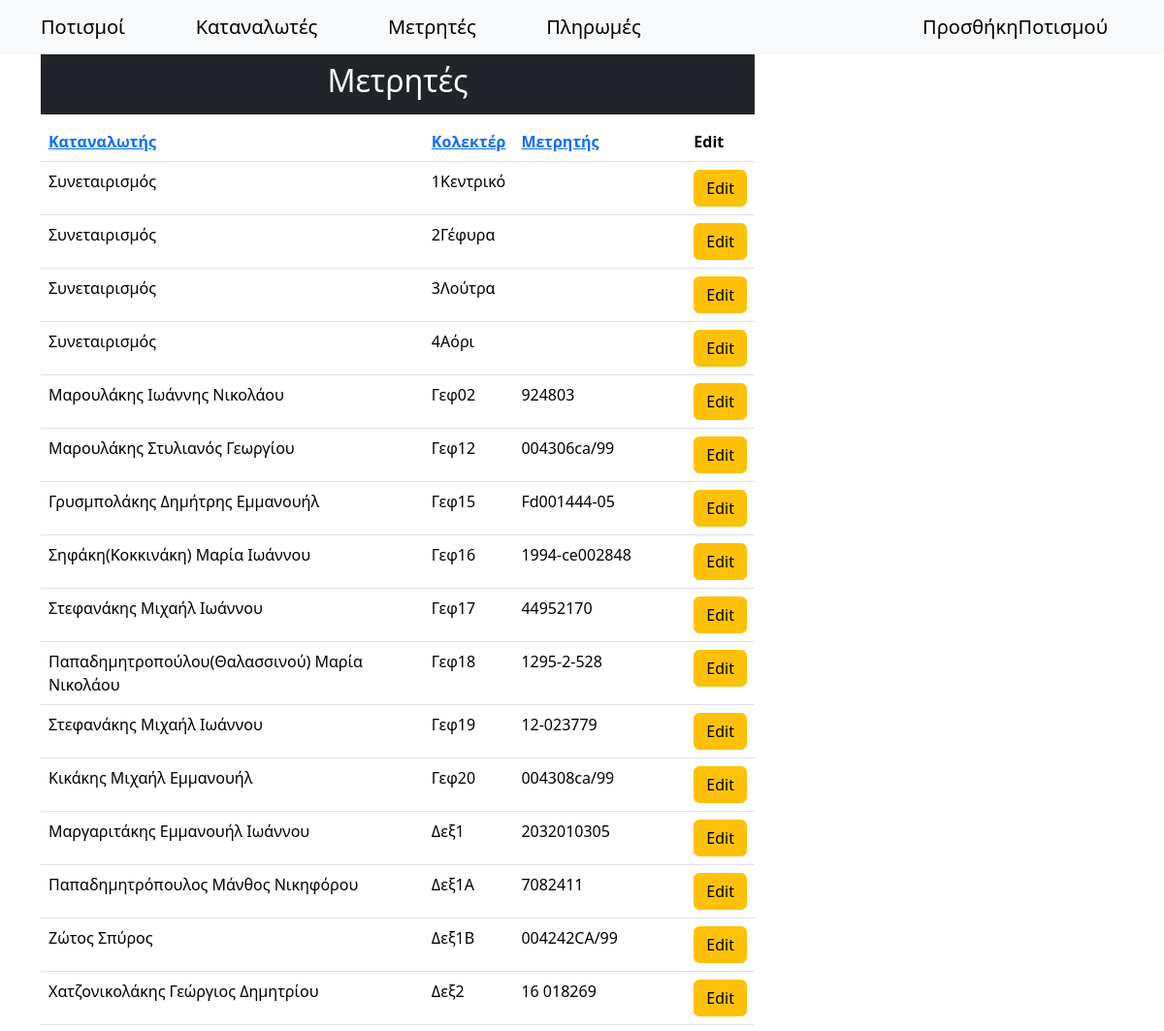
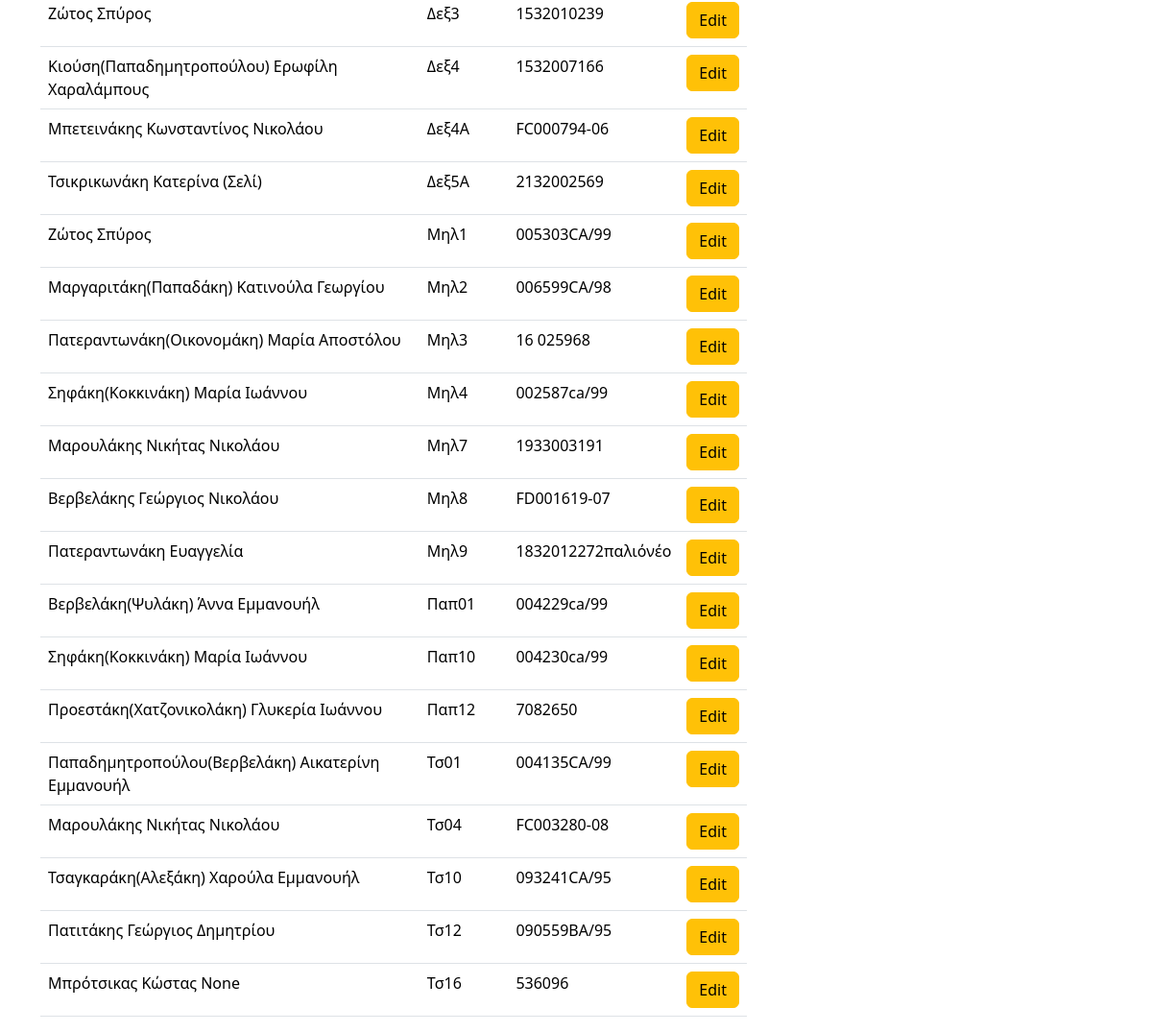
Page /counters/ on the earlier database version (2 pictures, top to bottom).
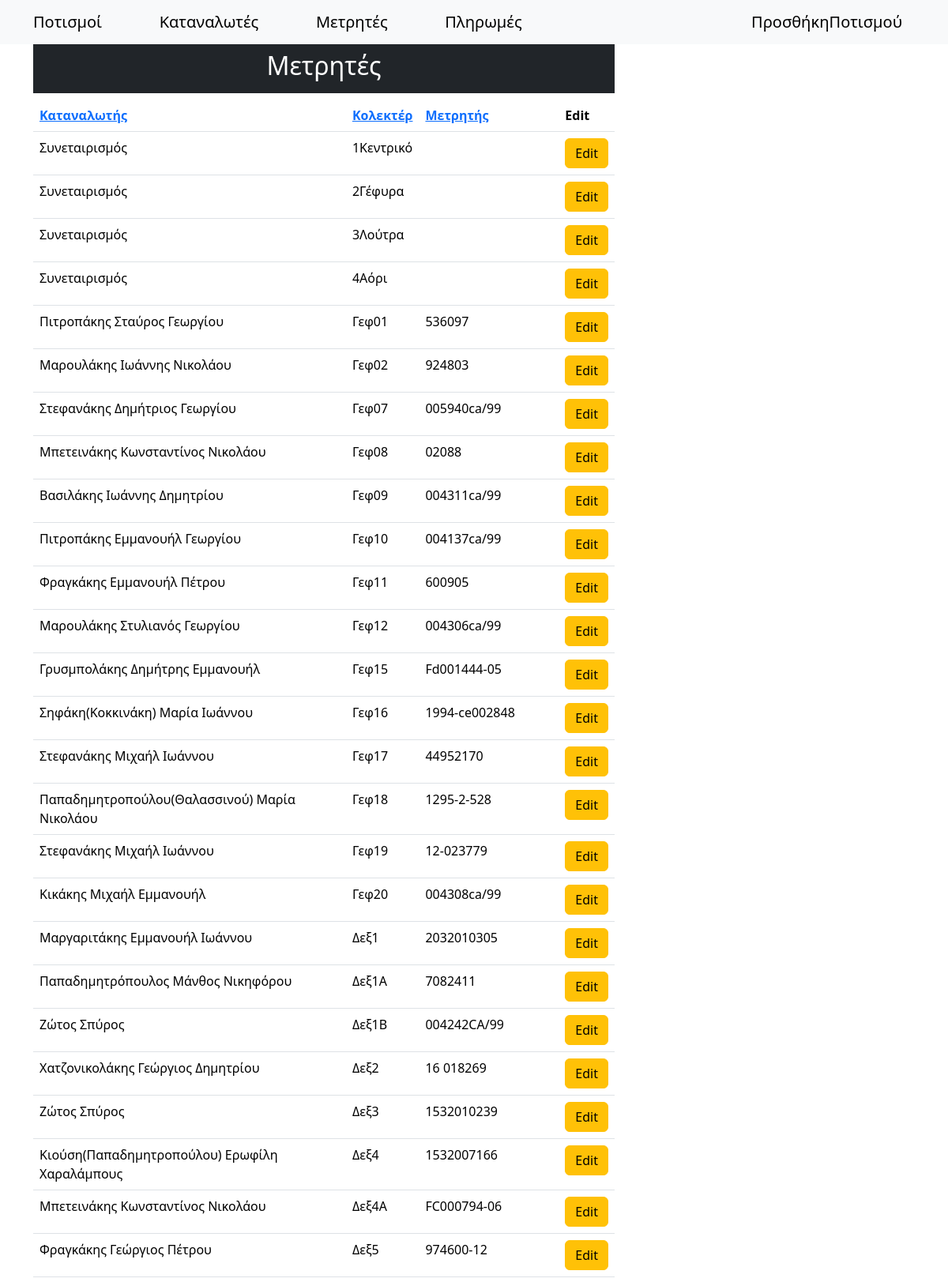
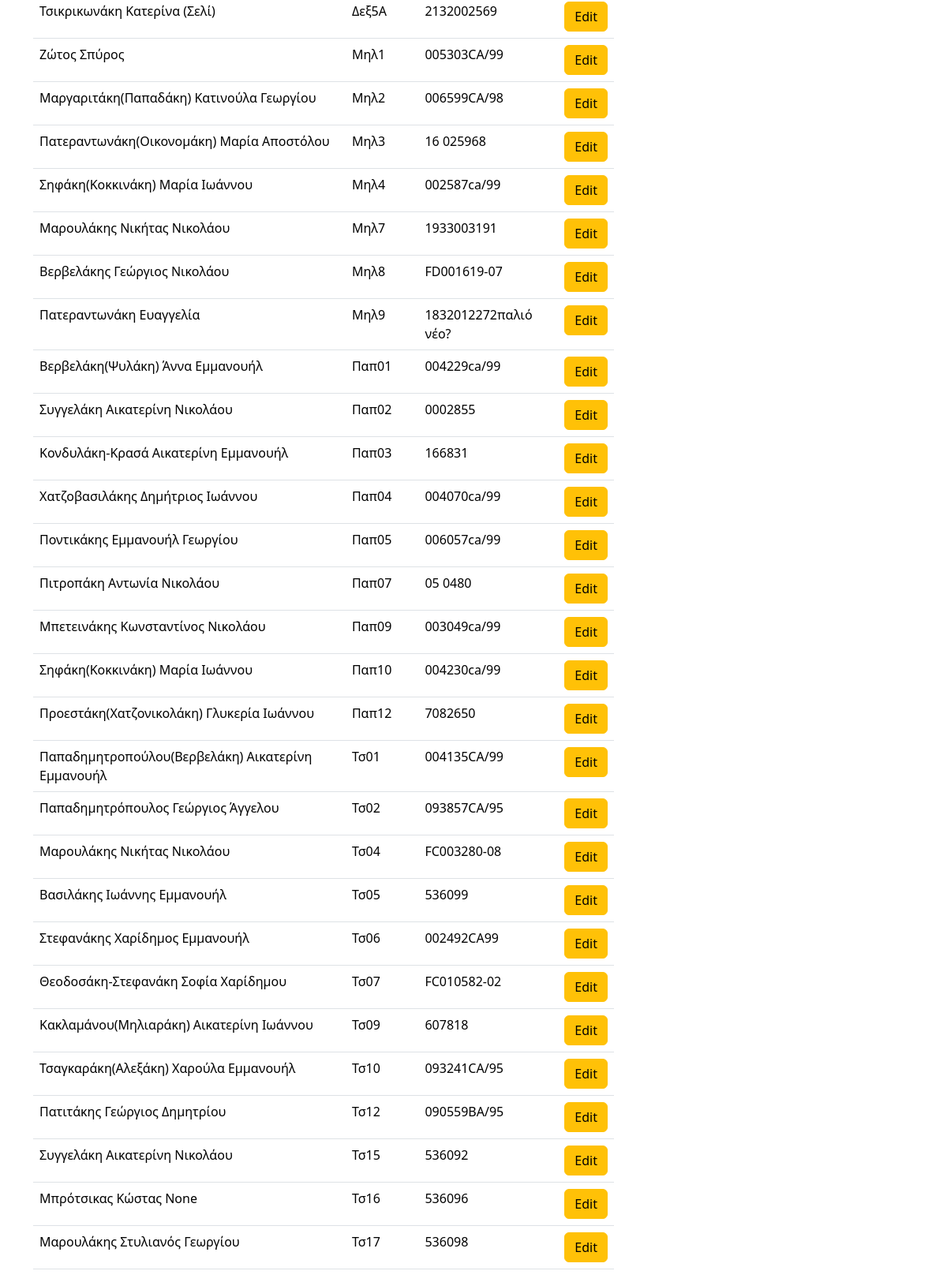
Same page on the later database version (2 pictures, top to bottom).
### synet/models.py (models this page shows, shortened)
class Counters(models.Model):
    collecter = models.CharField(max_length=20)
    counter = models.CharField(max_length=20, null=True, blank=True)
    customer = models.ForeignKey(Persons, null=True, blank=True, on_delete=models.SET_NULL)
    class Meta:
        ordering = ['collecter']

class Persons(models.Model):
    surname = models.CharField(max_length=100)
    name = models.CharField(max_length=100, null=True, blank=True)
    fathersName = models.CharField(max_length=100, null=True, blank=True)
    afm = models.CharField(max_length=9, null=True, blank=True, unique=True)
    phone = models.CharField(max_length=10, null=True, blank=True)
    member = models.BooleanField(default=True)  # Είναι μέλος του συνεταιρισμού
    payAsMember = models.BooleanField(default=True)  # Πληρώνει σαν μέλος του συνεταιρισμού
    isActive = models.BooleanField(default=False)  # Είναι ενεργός στον πολιτισμό
    aa = models.IntegerField(null=True, blank=True, unique=True)  # Αύξων αριθμός απόφασης ΔΣ 7/10/2000
    placeOfResidence = models.CharField(max_length=20, null=True, blank=True) # Τόπος διαμονής
    notes = models.CharField(max_length=100, null=True, blank=True)
    class Meta:
        unique_together = ('surname', 'name', 'fathersName')
        ordering = ['surname', 'name', 'fathersName']
    def __str__(self):
        return f"{self.surname} {self.name} {self.fathersName}".strip()  # Αφαιρεί επιπλέον κενά

### synet/views.py (the view)
# urls.py: path('counters/', views.counters, name="counters"),
def counters(request):
    sort_by = request.GET.get('sort', 'collecter')
    order = request.GET.get('order', 'asc')
    if order == 'desc':
        sort_by = f'-{sort_by}'  # Προσθέτει "-" για φθίνουσα ταξινόμηση
    data = Counters.objects.all().order_by(sort_by)
    context = {'data': data, 'order': 'asc' if order == 'desc' else 'desc'}
    return render(request, 'counters.html', context)

### templates/counters.html (shortened to what this page needs)
{% extends "main.html" %}
{% block content %}
<div class="container mt-5">
    <div class="row">
        <div class="col-md-8">
            <h2 class="text-center text-white bg-dark p-3">Μετρητές</h2>
            <table class="table">
                <thead>
                  <tr>
                    <th scope="col"><a href="?sort=customer&order={{ order }}">Καταναλωτής</a></th>
                    <th scope="col"><a href="?sort=collecter&order={{ order }}">Κολεκτέρ</a></th>
                    <th scope="col"><a href="?sort=counter&order={{ order }}">Μετρητής</a></th>
                    <th scope="col">Edit</th>
                  </tr>
                </thead>
                <tbody>
                    {% for d in data %}
                  <tr>
                    <td>{{d.customer}}</td>
                    <td>{{d.collecter}}</td>
                    <td>{{d.counter}}</td>
                    <td><a type="button" href="/counters/update/{{d.id}}" class="btn btn-warning">Edit</a></td>
                  </tr>
                  {% endfor %}
                </tbody>
              </table>
        </div>
    </div>
</div>
{% endblock content %}

Differences in the rows shown:
added Counters: customer "Πιτροπάκης Σταύρος Γεωργίου", collecter "Γεφ01", counter "536097"
added Counters: customer "Στεφανάκης Δημήτριος Γεωργίου", collecter "Γεφ07", counter "005940ca/99"
added Counters: customer "Μπετεινάκης Κωνσταντίνος Νικολάου", collecter "Γεφ08", counter "02088"
added Counters: customer "Βασιλάκης Ιωάννης Δημητρίου", collecter "Γεφ09", counter "004311ca/99"
added Counters: customer "Πιτροπάκης Εμμανουήλ Γεωργίου", collecter "Γεφ10", counter "004137ca/99"
added Counters: customer "Φραγκάκης Εμμανουήλ Πέτρου", collecter "Γεφ11", counter "600905"
added Counters: customer "Φραγκάκης Γεώργιος Πέτρου", collecter "Δεξ5", counter "974600-12"
changed Counters "Μηλ9": counter "1832012272παλιόνέο" → "1832012272παλιό νέο?"
added Counters: customer "Συγγελάκη Αικατερίνη Νικολάου", collecter "Παπ02", counter "0002855"
added Counters: customer "Κονδυλάκη-Κρασά Αικατερίνη Εμμανουήλ", collecter "Παπ03", counter "166831"
added Counters: customer "Χατζοβασιλάκης Δημήτριος Ιωάννου", collecter "Παπ04", counter "004070ca/99"
added Counters: customer "Ποντικάκης Εμμανουήλ Γεωργίου", collecter "Παπ05", counter "006057ca/99"
added Counters: customer "Πιτροπάκη Αντωνία Νικολάου", collecter "Παπ07", counter "05 0480"
added Counters: customer "Μπετεινάκης Κωνσταντίνος Νικολάου", collecter "Παπ09", counter "003049ca/99"
added Counters: customer "Παπαδημητρόπουλος Γεώργιος Άγγελου", collecter "Τσ02", counter "093857CA/95"
added Counters: customer "Βασιλάκης Ιωάννης Εμμανουήλ", collecter "Τσ05", counter "536099"
added Counters: customer "Στεφανάκης Χαρίδημος Εμμανουήλ", collecter "Τσ06", counter "002492CA99"
added Counters: customer "Θεοδοσάκη-Στεφανάκη Σοφία Χαρίδημου", collecter "Τσ07", counter "FC010582-02"
added Counters: customer "Κακλαμάνου(Μηλιαράκη) Αικατερίνη Ιωάννου", collecter "Τσ09", counter "607818"
added Counters: customer "Συγγελάκη Αικατερίνη Νικολάου", collecter "Τσ15", counter "536092"
added Counters: customer "Μαρουλάκης Στυλιανός Γεωργίου", collecter "Τσ17", counter "536098"
